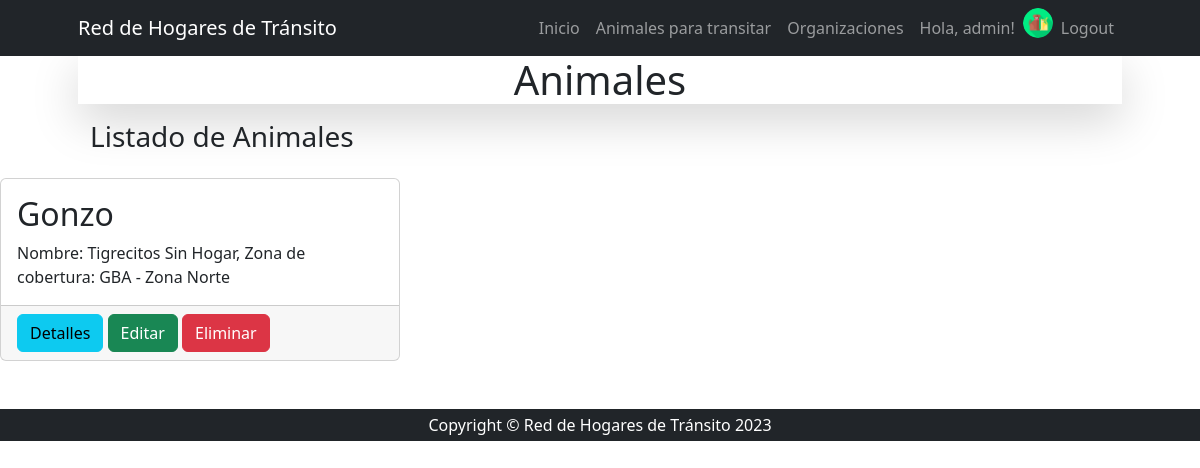
The app's page /animal/animal/list/ (signed in) with its own data.
### apps/home/models.py (models this page shows, shortened)
class Usuario(models.Model):
    user = models.OneToOneField(User, on_delete=models.CASCADE)
    avatar = models.ImageField(upload_to="avatars", blank=True, null=True)
    class  Meta:
        verbose_name = 'usuario'
        verbose_name_plural = 'usuarios'

### apps/animal/models.py (models this page shows, shortened)
class Animal(models.Model):
    nombre = models.CharField(max_length=30)
    edad = models.IntegerField()
    organizacion_id = models.ForeignKey("organizacion.Organizacion", on_delete=models.SET_NULL, null=True)
    sexo_id = models.ForeignKey(Sexo, on_delete=models.SET_NULL, null=True)
    tipo_animal_id = models.ForeignKey(TipoAnimal, on_delete=models.SET_NULL, null=True)
    personalidad = models.CharField(max_length=300)
    class  Meta:
        verbose_name = 'Animal'
        verbose_name_plural = 'Animales'

### apps/organizacion/models.py (models this page shows)
class Organizacion(models.Model):
    nombre = models.CharField(max_length=30)
    email = models.EmailField()
    telefono = models.BigIntegerField()
    direccion = models.CharField(max_length=50)
    region_id = models.ForeignKey(Region, on_delete=models.SET_NULL, null=True)
    class  Meta:
        verbose_name = 'organización'
        verbose_name_plural = 'organizaciones'
    def __str__(self) -> str:
        return f"Nombre: {self.nombre}, Zona de cobertura: {self.region_id} "

class Region(models.Model):
    nombre = models.CharField(max_length=30)
    class  Meta:
        verbose_name = 'Región'
        verbose_name_plural = 'Regiones'
    def __str__(self) -> str:
        return self.nombre

### apps/animal/views.py (the view)
# urls.py: path("animal/list/", views.AnimalList.as_view(), name="animal_list"),
class AnimalList(ListView):
    model = models.Animal
    template_name = "animal/list.html"
    context_object_name = "animales"

### apps/animal/templates/animal/animal_list.html
{% extends 'animal/index.html' %}
{% block title %}
    Listado de Animales
{% endblock title %}
{% block content_animal %}
{% for animal in animales %}
</div>
</div>
<div class="col-md-4 mb-5">
    <div class="card h-100">
        <div class="card-body">
            <h2 class="card-title">{{animal.nombre}}</h2>
            <p class="card-text">{{animal.organizacion_id}}</p>
        </div>
        <div class="card-footer">
            <a class="btn btn-info" href="{% url 'animal:animal_detail' animal.id %}">Detalles</a>
                {% if user.is_staff %}
                    <a class="btn btn-success" href="{% url 'animal:animal_update' animal.id %}">Editar</a>
                    <a class="btn btn-danger" href="{% url 'animal:animal_delete' animal.id %}">Eliminar</a>
                {% endif %}
        </div>
    </div>
{% endfor %}
{% endblock content_animal %}

### apps/home/templates/home/navbar.html (shortened to what this page needs)
{% load static %}
<nav class="navbar navbar-expand-lg navbar-dark bg-dark">
    <div class="container px-5">
        <a class="navbar-brand" href="#!">Red de Hogares de Tránsito</a>
        <div class="collapse navbar-collapse" id="navbarSupportedContent">
            <ul class="navbar-nav ms-auto mb-2 mb-lg-0">
                <li class="nav-item"><a class="nav-link {% if request.path == '/' %} active {% endif  %}" aria-current="page" href="{% url 'home:index' %}">Inicio</a></li>
                {% if user.is_authenticated %}
                    <li class="nav-item"><a class="nav-link {% if request.path == '/' %} active {% endif  %}" href="{% url 'animal:index' %}">Animales para transitar</a></li>
                    <li class="nav-item"><a class="nav-link {% if request.path == '/' %} active {% endif  %}" href="{% url 'organizacion:index' %}">Organizaciones</a></li>
                    <li class="nav-item"><a class="nav-link {% if request.path == '/' %} active {% endif  %}" href="{% url 'home:editarPerfil' %}">Hola, {{ user.username }}!</a></li>
                    {% if user.usuario.avatar.url  %}
                    <li class="nav-item"><img src="{{ user.usuario.avatar.url }}" alt="avatar" class="img-fluid rounded-circle" style="height: 30px;" ></li>
                    {% else %}
                        <li class="nav-item"><img src="{% static 'home/avatares.png' %}" alt="avatar" class="img-fluid rounded-circle" style="height: 30px;" ></li>
                    {% endif %}
                    <li class="nav-item"><a class="nav-link {% if request.path == '/' %} active {% endif  %}" href="{% url 'home:logout' %}">Logout</a></li>
                {% else %}
                    <li class="nav-item"><a class="nav-link {% if request.path == '/' %} active {% endif  %}" href="#!">Sobre Nosotros</a></li>
                    <li class="nav-item"><a class="nav-link" href="{% url 'home:login' %}">Login</a></li>
                {% endif %}
            </ul>
        </div>
    </div>
</nav>

### records on screen
Animal: nombre "Gonzo", organizacion_id "Nombre: Tigrecitos Sin Hogar, Zona de cobertura: GBA - Zona Norte"

### other values on screen
{{ user.username }} "admin"
